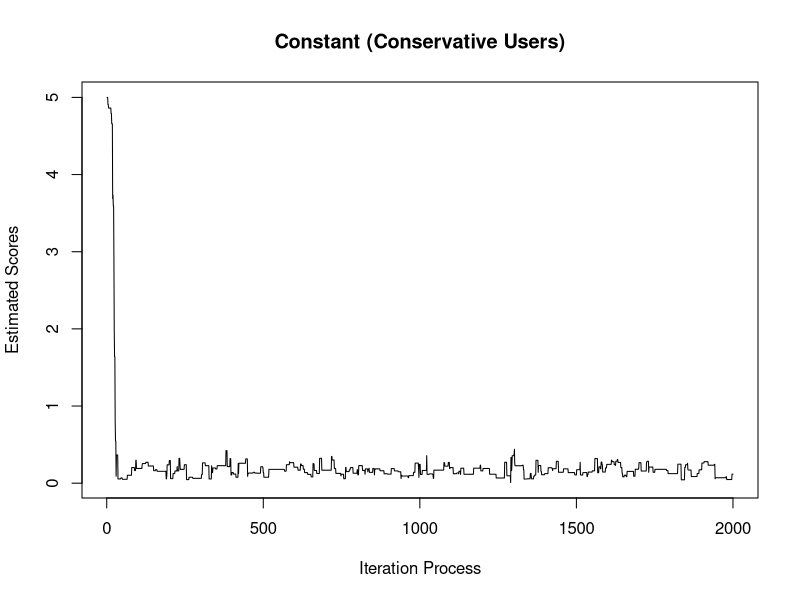
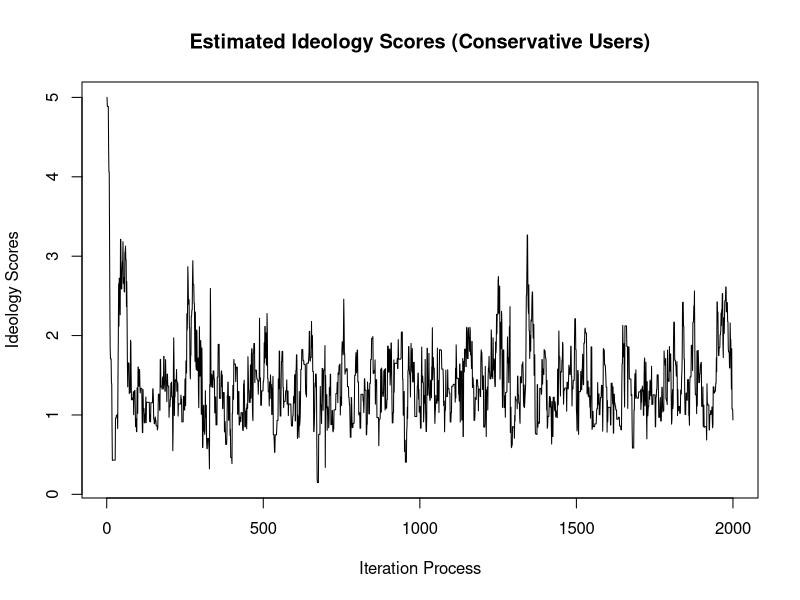
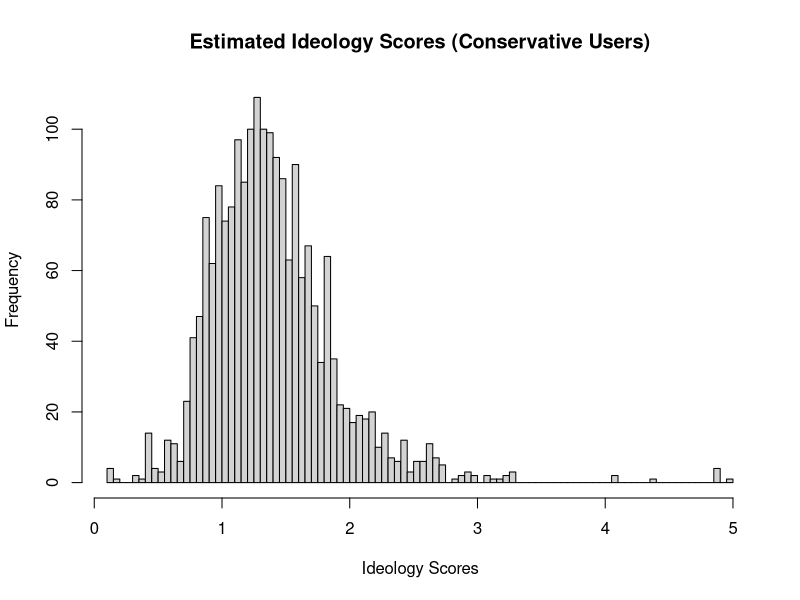
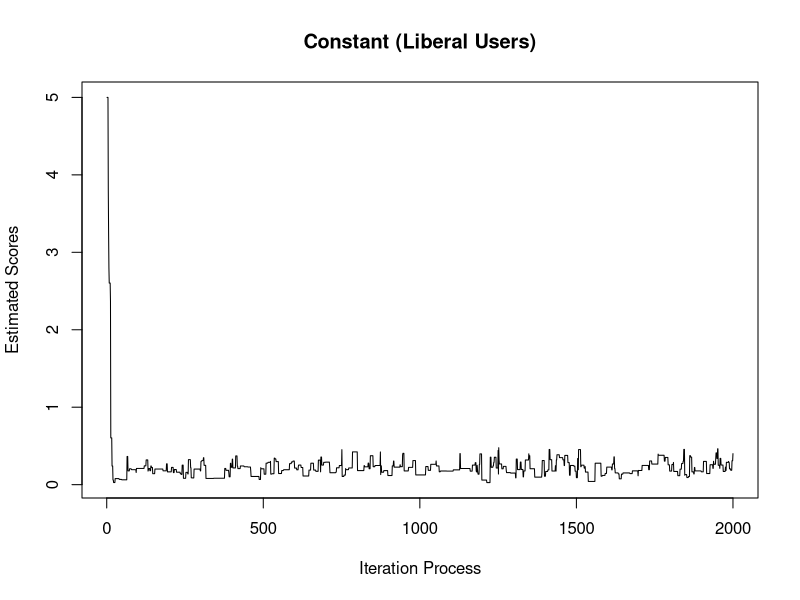
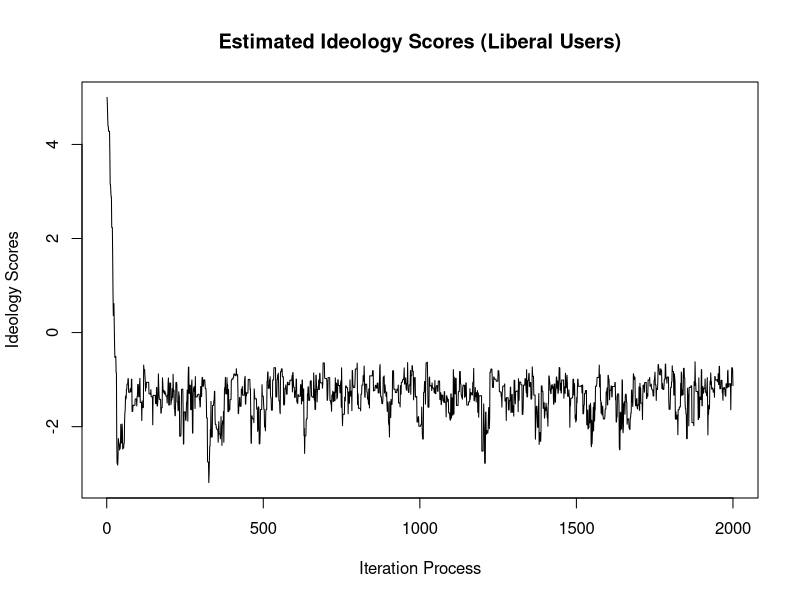
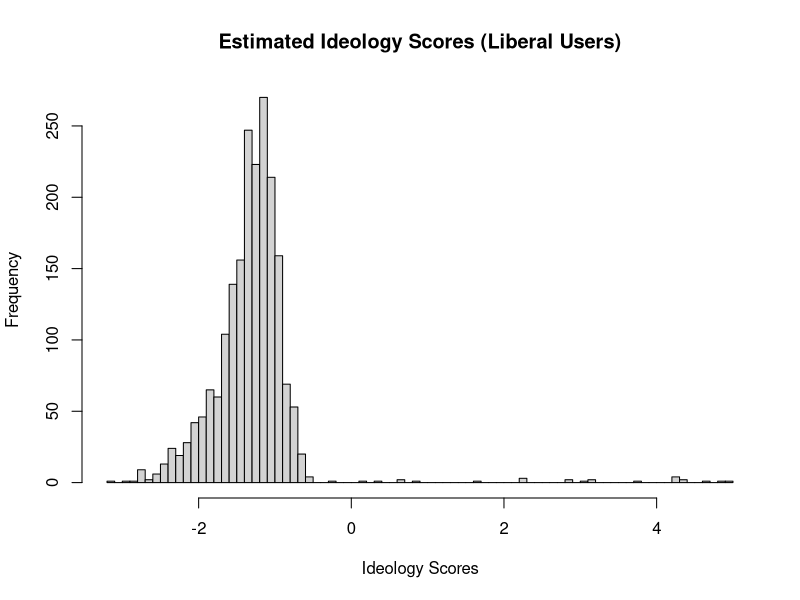

The R source for these figures, in order:
## ---- chunk 1

#Establish the function for logistic regression
Expit<-function(x){exp(x)/(1+exp(x))}

#Construct the posterior - in a log-format
#To make sure that the estimate of theta_1 is stable, 
#the following code wants to make sure that theta_0 is always greater than zero.

log_post<-function(Y, X, theta)
  {
  if(theta[1]<=0){post=-Inf}
  if(theta[1]>0){
  prob1<-Expit(-theta[1]*((theta[2]-X)^2))
  likelihood<-sum(dbinom(Y,1,prob1,log = TRUE))
  priors<-sum(dnorm(theta,0,10,log=TRUE))
  post=likelihood+priors}
  return(post)
   }

Bayes_logit<-function (Y,X,n_samples=2000)
{
#Initial values
  theta<-c(5,5)
#store data
  keep.theta<-matrix(0,n_samples,2)
  keep.theta[1,]<-theta
  
#acceptance and rejection  
  acc<-att<-rep(0,2)
#current log posterior
  current_lp<-log_post(Y,X,theta)

  for (i in 2:n_samples)  
  {
    
    for(j in 1:2)
    {
      #attempt + 1
      att[j]<-att[j]+1
      can_theta<-theta
      can_theta[j]<-rnorm(1,theta[j],0.5)
      #candidate of log posterior
      candidate_lp<-log_post(Y,X,can_theta)
      Rho<-min(exp(candidate_lp-current_lp),1)
      Random_probability<-runif(1)
      if (Random_probability<Rho)
      {
        theta<-can_theta
        current_lp<-candidate_lp
        #acceptance + 1, as long as Random_probability<Rho
        acc[j]<-acc[j]+1
      }
    }
    #save theta
    keep.theta[i,]<-theta
  }
#Return: including theta and acceptance rate
  list(theta=keep.theta,acceptance_rate=acc/att)
}

## ---- chunk 2
# Republicans are more conservative, and they have positive numbers.
Republicans<-c()
Republicans<-rnorm(50,1,0.5)
No_Republicans<-rep(1:50,1)
Part_1<-cbind(No_Republicans,Republicans)

# Democrats are more liberal, and they have negative numbers.
Democrats<-c()
Democrats<-rnorm(50,-1,0.5)
No_Democrats<-rep(51:100,1)
Part_2<-cbind(No_Democrats,Democrats)
Data_Elites<-rbind(Part_1,Part_2)
Data_Elites<-as.data.frame(Data_Elites)
colnames(Data_Elites) <- c("Elite_No","Elite_ideology")

head(Data_Elites)

## ---- chunk 3
#This user approximately follows 45 Republican Senators and 10 Democrat Senators. 
Data_user<-as.data.frame(matrix(c(ifelse(runif(50)<.1,0,1),ifelse(runif(50)<.8,0,1))), 100, 1)
colnames(Data_user)<-c("R_User")
Data_combined<-cbind(Data_Elites,Data_user)

X_data<-Data_combined$Elite_ideology
Y_data<-Data_combined$R_User

fit_C<-Bayes_logit(Y_data,X_data)
fit_C$acceptance_rate
plot(fit_C$theta[,1],main="Constant (Conservative Users)",
     xlab="Iteration Process",ylab="Estimated Scores",type="l")

plot(fit_C$theta[,2],main="Estimated Ideology Scores (Conservative Users)",
     xlab="Iteration Process",ylab="Ideology Scores",type="l")
hist(fit_C$theta[,2],main="Estimated Ideology Scores (Conservative Users)",
     xlab="Ideology Scores",breaks = 100)
## ---- chunk 4
#This user approximately follows 10 Republican Senators and 45 Democrat Senators. 
Data_user<-as.data.frame(matrix(c(ifelse(runif(50)<.8,0,1),ifelse(runif(50)<.1,0,1))), 100, 1)
colnames(Data_user)<-c("L_User")
Data_combined<-cbind(Data_Elites,Data_user)

X_data<-Data_combined$Elite_ideology
Y_data<-Data_combined$L_User


fit_L<-Bayes_logit(Y_data,X_data)
fit_L$acceptance_rate
plot(fit_L$theta[,1],main="Constant (Liberal Users)",
     xlab="Iteration Process",ylab="Estimated Scores",type="l")
plot(fit_L$theta[,2],main="Estimated Ideology Scores (Liberal Users)",
     xlab="Iteration Process",ylab="Ideology Scores",type="l")
hist(fit_L$theta[,2],main="Estimated Ideology Scores (Liberal Users)",
     xlab="Ideology Scores",breaks = 100)
